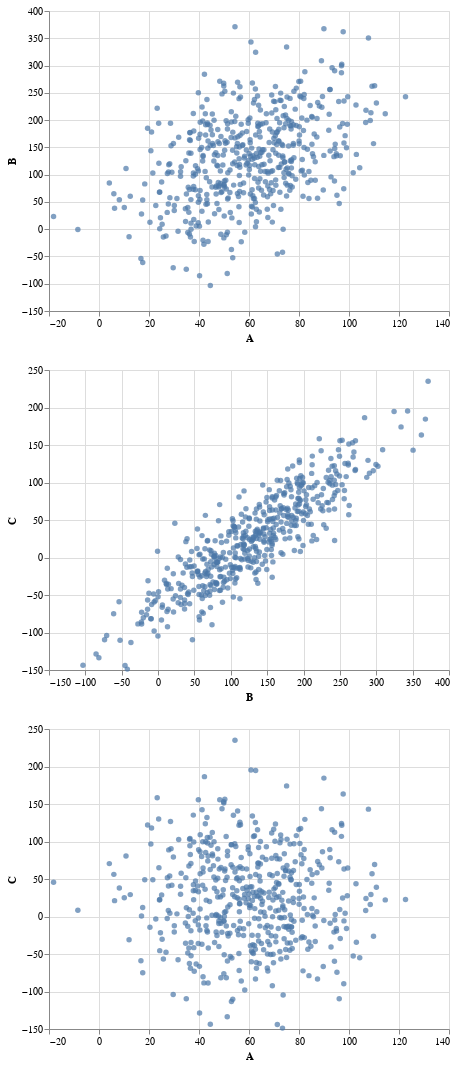

Write notebook code for a chart like this one.
### Code cell
A, B, C = random.choice(ABC_all).transpose()
AB = alt.Chart(pd.DataFrame({"A":A, "B":B})).mark_circle().encode(
    x="A",
    y="B")
BC= alt.Chart(pd.DataFrame({"B":B, "C":C})).mark_circle().encode(
    x="B",
    y="C")
AC = alt.Chart(pd.DataFrame({"A":A, "C":C})).mark_circle().encode(
    x="A",
    y="C")

alt.vconcat(AB, BC, AC)

### Figure 1 — Vega-Lite specification as saved in the notebook (floating-point values rounded to 4 significant figures; data arrays with more than 128 entries replaced by an {"elided": "..."} marker saying what was removed)
{"config": {"view": {"continuousWidth": 400, "continuousHeight": 300}}, "vconcat": [{"data": {"name": "data-3dc2a49301e85d5e40bfe1e72de24af6"}, "mark": "circle", "encoding": {"x": {"field": "A", "type": "quantitative"}, "y": {"field": "B", "type": "quantitative"}}}, {"data": {"name": "data-6bccdf0899de66630a7af7520872d5c0"}, "mark": "circle", "encoding": {"x": {"field": "B", "type": "quantitative"}, "y": {"field": "C", "type": "quantitative"}}}, {"data": {"name": "data-c9119e8b2f40d3c62294ffa6ce12de79"}, "mark": "circle", "encoding": {"x": {"field": "A", "type": "quantitative"}, "y": {"field": "C", "type": "quantitative"}}}], "$schema": "https://vega.github.io/schema/vega-lite/v4.17.0.json", "datasets": {"data-3dc2a49301e85d5e40bfe1e72de24af6": {"elided": "500 records"}, "data-6bccdf0899de66630a7af7520872d5c0": {"elided": "500 records"}, "data-c9119e8b2f40d3c62294ffa6ce12de79": {"elided": "500 records"}}}
